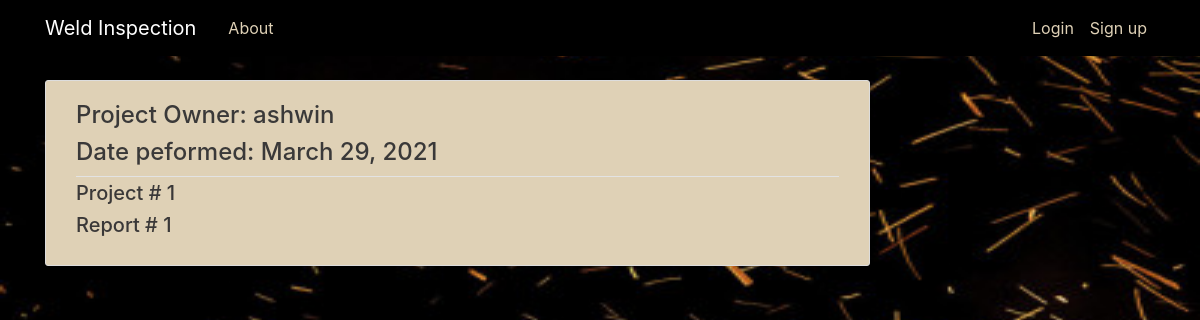
Page /new/proj/1/ on the committed database.
### inspection/models.py (models this page shows, shortened)
class project(models.Model):
    project_number=models.IntegerField(primary_key=True)
    report_number=models.IntegerField(unique=True)
    data_perform=models.DateTimeField(default=datetime.now())
    project_user_name=models.ForeignKey(User,on_delete=models.CASCADE)

### inspection/views.py (the view)
# urls.py: path('new/proj/<int:pk>/',ProjectDetailView.as_view(),name='project-detail'),
class ProjectDetailView(DetailView):
    model = project
    template_name='inspection/project_detail.html'

### inspection/templates/inspection/project_detail.html
{% extends "inspection/base.html" %}
{% block content %}
  <article class="media content-section">
    <div class="media-body">
      <div class="article-metadata">
        <h4>Project Owner: {{ object.project_user_name }}</h4>
        <h4>Date peformed: {{ object.data_perform|date:"F d, Y" }}</h4>
      </div>
      <h5 class="article-title">Project # {{ object.project_number }}</h5>
      <h5 class="article-title">Report # {{ object.report_number }}</h5>
    </div>
  </article>
{% endblock content %}

### inspection/static/inspection/style.css (style rules this page uses)
body { margin-top: 5rem; background: url('/media/weldpic2.jpg'); background-size: 1800px 900px; background-repeat: no-repeat; background-position: bottom; background-attachment: fixed; }
h1, h2, h4, h6 { color: #3a3939; }
h3,h5 { color:#f6f9fa }
.content-section { background: #dfd1b6; padding: 20px 30px; border: 1px solid #dddddd; border-radius: 3px; margin-bottom: 20px; }
.article-title { color: #3a3838; }
.article-metadata { padding-bottom: 1px; margin-bottom: 4px; border-bottom: 1px solid #e3e3e3 }

### rows in the picture
project: project_user_name "ashwin", data_perform "March 29, 2021", project_number "1", report_number "1"
